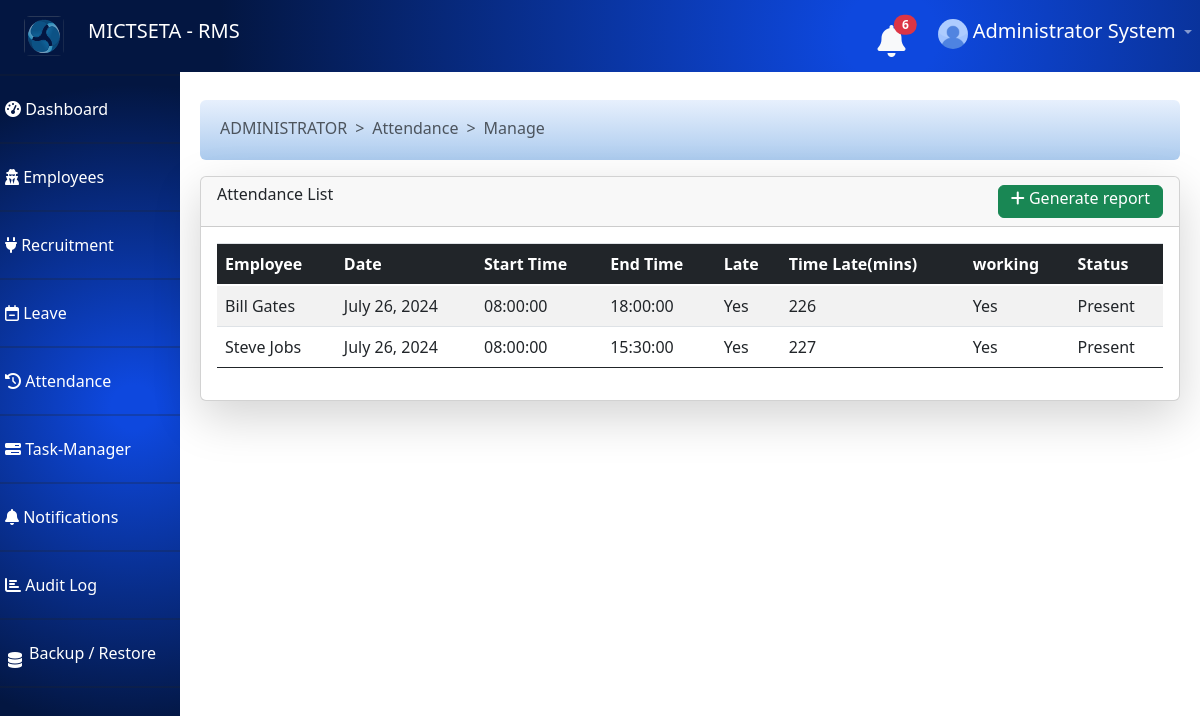
/dashboard/manage_attendance/ (signed in), run on an earlier commit of the app's database.
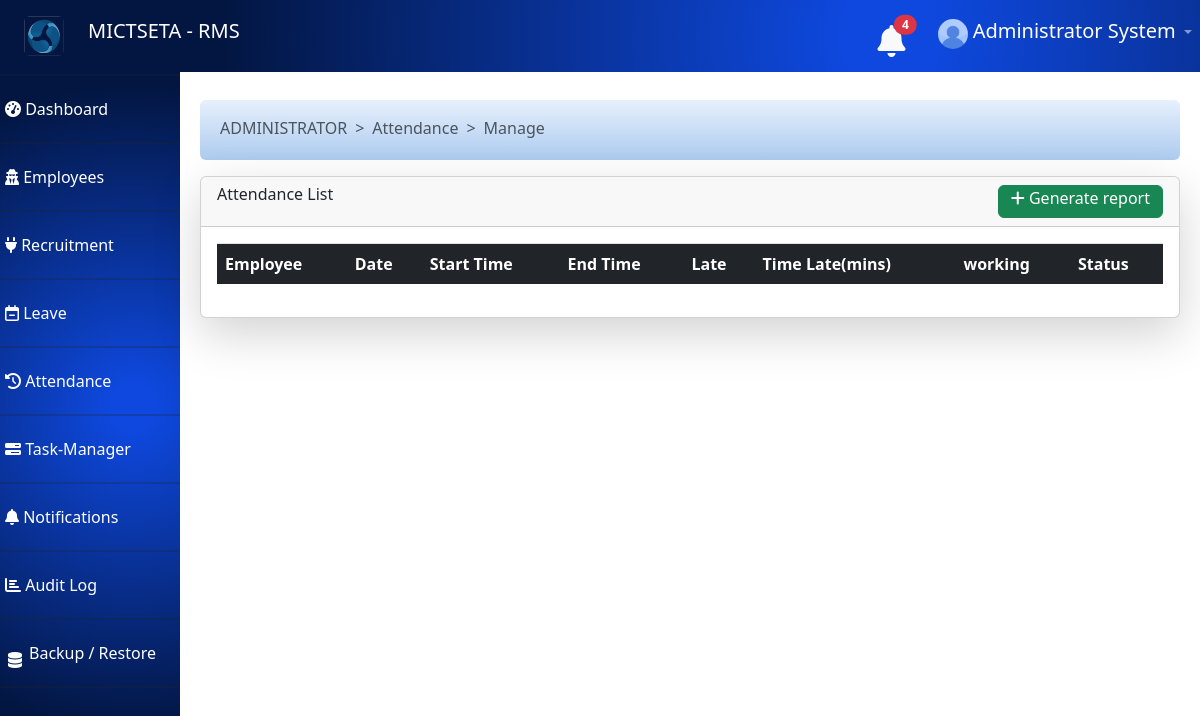
And on a later commit of the database.
### profiles/models.py (models this page shows, shortened)
class StaffProfile(models.Model):
	user = models.OneToOneField(User, on_delete=models.CASCADE)
	job_title = models.CharField(max_length=100,null=True )
	department = models.CharField(max_length=6,null=True )
	salary = models.CharField(max_length=225,null=True )
	hire_date = models.DateTimeField(auto_now_add=True)
	phone = models.CharField(max_length=6,null=True )
	idnumber =  models.CharField(max_length=13,null=False )
	gender = models.CharField(max_length=6,null=False )
	age = models.CharField(max_length=6,null=False )
	dob = models.CharField(max_length=6,null=False )

class Attendance(models.Model):
	employee = models.ForeignKey(User, on_delete=models.CASCADE)
	shift = models.ForeignKey(Shift, on_delete=models.CASCADE)
	minutes = models.CharField(max_length=225,null=True )
	is_late = models.BooleanField(null=False, default=True)
	status = models.CharField(max_length=225,null=False )
	active = models.CharField(max_length=225,null=True, default="Inactive")
	date = models.DateField(auto_now_add=True)

class Shift(models.Model):
	employee = models.OneToOneField(User, on_delete=models.CASCADE)
	rate = models.CharField(max_length=100,null=True )
	start_time = models.CharField(max_length=225,null=False)
	end_time = models.CharField(max_length=225,null=False)
	working_hours = models.CharField(max_length=225,null=False)

### dashboard/views.py (the view)
# urls.py: path('manage_attendance/', views.manage_attendance, name="dashboard.manage_attendance"),
def manage_attendance(request):
	if request.user.is_authenticated:
		if request.user.is_staff:
			try:
				attendances = Attendance.objects.all()
				if request.user.is_superuser:
					notify_len = len(Notification.objects.filter(is_seen=False))
				else:
					notify_len = len(Notification.objects.filter(user=request.user,is_seen=False))
				return render(request,'attendance.html',{'attendances':attendances,'notify_len':notify_len})
			except Exception as e:
				return HttpResponse(f'view Attendance: {e}')
		else:
			return HttpResponse(f"<h1> Sever Error : Permission Denied </h1>")
	else:
		return redirect('render_auth_page')

### dashboard/templates/attendance.html (shortened to what this page needs)
{% extends 'dashboard_base.html' %}
{% block breadcrumbs %}
    <li class="breadcrumb-item active" aria-current="page">Attendance</li>
      <li class="breadcrumb-item active" aria-current="page"> Manage </li>
 {% endblock %}
{% block content %}
        <div class="card shadow-lg mt-3 rounded">
              <div class="card-header d-flex justify-content-between " style="height:50px;">
                <h6>Attendance List</h6>
                {% if  user.is_superuser and user.staffprofile.department == "ADMINISTRATOR" or user.is_superuser and user.staffprofile.department == "MANAGER" %}
                <a href="{% url 'dashboard.attendance_generate_pdf_report' %}" class="btn btn-success py-0" style=""><i class="fa fa-plus" aria-hidden="true"></i> Generate report</a>
                {% endif %}
              </div>
              <div class="card-body" style="overflow-x: scroll;">
                  <table id="attendance" class="table table-striped table-hover" style="width:100%">
                        <thead>
                            <tr>
                               <th class="bg-dark text-white">Employee</th>
                                <th class="bg-dark text-white">Date</th>
                                <th class="bg-dark text-white">Start Time</th>
                                <th class="bg-dark text-white">End Time</th>
                                <th class="bg-dark text-white">Late</th>
                                <th class="bg-dark text-white">Time Late(mins)</th>
                                <th class="bg-dark text-white">working</th>
                                <th class="bg-dark text-white">Status</th>
                            </tr>
                        </thead>
                        <tbody>
                             {% if  user.is_superuser and user.staffprofile.department == "ADMINISTRATOR" or user.is_superuser and user.staffprofile.department == "MANAGER" %}
                        {% for attendance in attendances %}
                         <tr class="text-dark">
                            <td>{{attendance.employee.first_name}} {{attendance.employee.last_name}}</td>
                            <td>{{attendance.date}}</td>
                            <td>{{attendance.shift.start_time}}</td>
                            <td>{{attendance.shift.end_time}}</td>
                            <td>{% if attendance.is_late %} Yes {% else %} No {% endif %}</td>
                            <td>{{attendance.minutes}}</td>
                            <td>{% if attendance.active == "Active" %}Yes{% else %}No{% endif %}</td>
                            <td>{{attendance.status}}</td>
                        </tr>
                        {% endfor %}
                      {% endif %}
                        </tbody>
                    </table>
              </div>
        </div>
{% endblock %}

### dashboard/templates/dashboard_base.html (shortened to what this page needs)
<!DOCTYPE html>
<html lang="en">
<head>
  <link href="https://cdn.jsdelivr.net/npm/bootstrap@5.0.2/dist/css/bootstrap.min.css" rel="stylesheet">
  <link href="https://stackpath.bootstrapcdn.com/bootstrap/4.5.2/css/bootstrap.min.css" rel="stylesheet">
  <link rel="stylesheet" href="https://cdnjs.cloudflare.com/ajax/libs/font-awesome/4.7.0/css/font-awesome.min.css">
  <link rel="stylesheet" href="https://cdnjs.cloudflare.com/ajax/libs/font-awesome/6.0.0-beta3/css/all.min.css">
    <link
        href=
"https://cdnjs.cloudflare.com/ajax/libs/bootstrap-datetimepicker/4.17.37/css/bootstrap-datetimepicker.min.css"
        rel="stylesheet">
  <link rel="stylesheet" href="https://cdnjs.cloudflare.com/ajax/libs/twitter-bootstrap/5.3.0/css/bootstrap.min.css">
  <link rel="stylesheet" href="https://cdn.datatables.net/2.0.8/css/dataTables.bootstrap5.css">
 {% load static %}
</head>
<body>
  <nav class="navbar navbar-expand-lg navbar-dark ">
    <a class="navbar-brand " href="#">
      <img src="{% static 'job_seeker/images/webicon.png' %}" class="rounded-2 float-start mx-4" alt="..." style="width:40px;height:40px;" >
      <span>
        MICTSETA - RMS
      </span>
    </a>
    <div class="collapse navbar-collapse" id="navbarNav">
      <ul class="navbar-nav ml-auto">
        <li class="nav-item">
          <a class="nav-link" href="#">
            <a href="{% url 'dashboard.get_notifications'%}">
              <button type="button" class="btn btn-primarys position-relative p-0 mr-4 mb-1">
               <i class="fas fa-bell fa-2x text-light"  > </i>
               {% if user.notifications or user.is_superuser %}
                {% if notify_len %}
                <span class="position-absolute top-0 start-100 translate-middle badge rounded-pill bg-danger ">
                  {{notify_len}}
                </span>
                {% endif%}
              {% endif %}
              </button>
            </a>
          </a>
        </li>
        <li class="nav-item dropdown">
          <a class="nav-link dropdown-toggle" href="#" id="navbarDropdown" role="button" data-toggle="dropdown" aria-haspopup="true" aria-expanded="false">
           {% if user.profileimage.image %}
            <img src="{{user.profileimage.image.url}}" class="rounded-circle" alt="..." style="width:30px;height: 30px;">
            {% else %}
            <img src="{% static 'dashboard/images/default_user.jpg' %}" class="rounded-circle" alt="..." style="width:30px;height: 30px;">
           {% endif %}
            <span class="text-white " style="font-size:20px;">{{user.first_name}} {{user.last_name}}</span>
          </a>
        </li>
      </ul>
    </div>
  </nav>
  <div class="sidebar" style=" overflow-y: scroll; overflow-x:none;">
    <h2 class="text-white">Dashboard</h2>
    <hr>
    <a href="#" data-toggle="collapse" data-target="#dashboardMenu" aria-expanded="false" aria-controls="dashboardMenu">
      <i class="fas fa-tachometer-alt"></i>
      Dashboard
    </a>
    <hr>
{% if user.is_superuser and user.staffprofile.department == "ADMINISTRATOR" or user.is_superuser and user.staffprofile.department == "MANAGER" %}
    <a href="#" data-toggle="collapse" data-target="#usersMenu" aria-expanded="false" aria-controls="usersMenu">
      <i class="fa fa-user-secret" aria-hidden="true"></i>
       Employees
    </a>
    <hr>
{% endif %}
    <a href="#" data-toggle="collapse" data-target="#jobsMenu" aria-expanded="false" aria-controls="jobsMenu">
    <i class="fa fa-plug" aria-hidden="true"></i>  Recruitment
    </a>
    <hr>
    <a href="#" data-toggle="collapse" data-target="#settingsMenu" aria-expanded="false" aria-controls="settingsMenu">
     <i class="fa fa-calendar-minus-o" aria-hidden="true"></i>
 Leave
    </a>
    <hr>
    <a href="{% url 'dashboard.manage_attendance' %}">
      <i class="fa fa-history" aria-hidden="true"></i> Attendance
    </a>
    <hr>
    <a href="{% url 'dashboard.task_manager' %}">
      <i class="fa fa-tasks" aria-hidden="true"></i> Task-Manager
    </a>
    <hr>
    <a href="#" data-toggle="collapse" data-target="#notificationsMenu" aria-expanded="false" aria-controls="notificationsMenu">
      <i class="fas fa-bell"  > </i> Notifications {% if noty %}<span class="badge bg-danger">{{noty}}</span>{% endif %}
    </a>
    <hr>
     <a href="#" data-toggle="collapse" data-target="#aduit_logMenu" aria-expanded="false" aria-controls="aduit_logMenu">
      <i class="fas fa-bar-chart" > </i> Audit Log
    </a>
    <hr>
     <i class="fa fa-database mt-3 ml-2 position-absolute text-white" aria-hidden="true"></i>
    <a href="{% url 'dashboard.backup_database' %}" class="ml-4">
      Backup / Restore
    </a>
    <hr>
  </div>
  <div class="main-content">
    <div class="content">
      <div id="defaultPage" style="margin-top: 40px;">
        <nav style="--bs-breadcrumb-divider: '>';margin-top: 80px;" aria-label="breadcrumb" class="p-1 pt-3 rounded-2 bread-container">
          <ol class="breadcrumb px-3">
            <li class="breadcrumb-item active"> {{user.staffprofile.department}}</li>
            {% block breadcrumbs %}
            {% endblock %}
          </ol>
        </nav>
        {% block content %}
        {% endblock %}
      </div>
    </div>
  </div>
</body>
</html>

What changed in the data, as far as the page shows it:
removed Attendance: employee.first_name "Bill", employee.last_name "Gates", date "July 26, 2024", shift.start_time "08:00:00", shift.end_time "18:00:00", is_late "Yes", minutes "226", active "Yes", status "Present"
removed Attendance: employee.first_name "Steve", employee.last_name "Jobs", date "July 26, 2024", shift.start_time "08:00:00", shift.end_time "15:30:00", is_late "Yes", minutes "227", active "Yes", status "Present"
Also different on the page:
{{ notify_len }}: "6" → "4"
